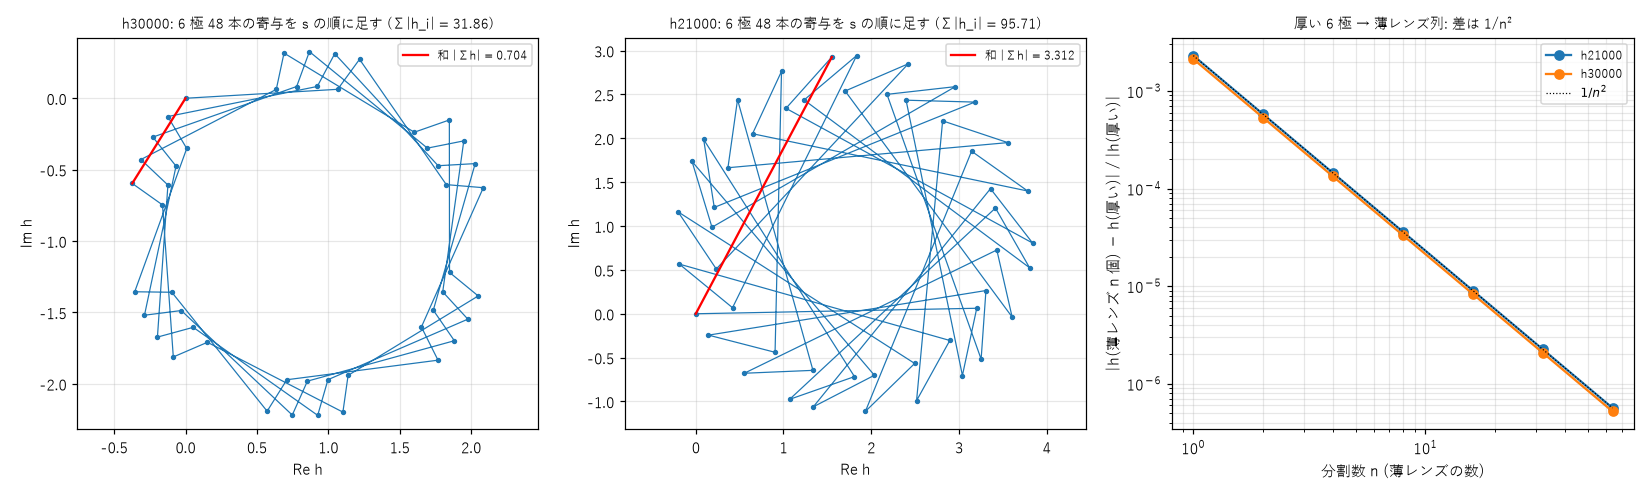

Generate this figure with Python:
# -*- coding: utf-8 -*-
"""入門 §4: 共鳴駆動項 h の「6 極 1 本ずつの寄与の和」と、厚い 6 極 → 薄いレンズの極限。FODO リング (3 GeV、105.6 m、SF・SD の K2L = 4, −6、各 48 本)。
  左: h30000 (3νx の共鳴) と h21000 (νx の共鳴) の 6 極ごとの寄与 (複素数) を s の順に足したときの軌跡 (複素平面)。6 極の位置の位相 e^{3iμx} が回るので、
      個々の寄与の大きさの和 Σ|h_i| に比べて、和 |Σ h_i| はずっと小さい (位相が回って打ち消す)。
  右: 厚い 6 極 (L = 0.2 m) の解析式 (厳密) と、6 極を n 個の薄レンズに分けた列 (n = 1 … 64) の h21000・h30000 の差。n を 2 倍にすると差は 1/4。
  (薄い 6 極の式との照合は ADTS_summary_rdt_check.py)
使い方 (リポジトリ直下から): py -3.12 example/v2_3/primer_rdt.py   出力: primer_rdt.png、標準出力
"""
import math
import numpy as np
import primer_common as C
plt = C.setup_plot()
from pysad import resdrive as R

lat, rows, tw, nu, circ = C.fodo()
r = R.resonance_terms(lat, terms=['h21000', 'h30000', 'h10110', 'h10020', 'h10200'], method='analytic', bend_cubic=False)      # 6 極だけ (R4 以後の既定は偏向磁石の項つき)
print('FODO リング (3 GeV、105.6 m)、νx = %.6f、νy = %.6f、位相の基準 = リング先頭、厚い解析式' % nu)
print('3νx = %.6f、νx = %.6f、νx − 2νy = %.6f、νx + 2νy = %.6f' % (3 * nu[0], nu[0], nu[0] - 2 * nu[1], nu[0] + 2 * nu[1]))
idx = [i for i, nm in enumerate(r.elem_names) if nm in ('SF', 'SD')]
print('6 極の数 = %d' % len(idx))
fig, axs = plt.subplots(1, 3, figsize=(15, 4.5))
for a, term in zip(axs[:2], ('h30000', 'h21000')):
    col = r.names.index(term)
    per = r.per_element[idx, col]
    order = np.argsort(np.array(r.elem_s)[idx])
    path = np.r_[0, np.cumsum(per[order])]
    print('%s: Σ|h_i| = %.4f、|Σ h_i| = %.4f、Σ h_i = %.6f%+.6fi (total = %.6f%+.6fi)' % (
        term, np.abs(per).sum(), abs(per.sum()), per.sum().real, per.sum().imag, r.total[term].real, r.total[term].imag))
    a.plot(path.real, path.imag, '-o', ms=2.5, lw=0.8)
    a.plot([0, path[-1].real], [0, path[-1].imag], 'r-', lw=1.5, label='和 |Σh| = %.3f' % abs(per.sum()))
    a.set_aspect('equal', adjustable='datalim')
    a.set_title('%s: 6 極 %d 本の寄与を s の順に足す (Σ|h_i| = %.2f)' % (term, len(idx), np.abs(per).sum()), fontsize=9)
    a.set_xlabel('Re h'); a.set_ylabel('Im h'); a.legend(fontsize=8); a.grid(alpha=0.3)
# 厚い → 薄い
ref = R.resonance_terms(lat, terms=['h21000', 'h30000'], method='analytic', bend_cubic=False)
a = axs[2]
ns = [1, 2, 4, 8, 16, 32, 64]
err = {t: [] for t in ('h21000', 'h30000')}
for n in ns:
    th = R.slice_thin(lat, n)
    rt = R.resonance_terms(th, terms=['h21000', 'h30000'], method='analytic', bend_cubic=False)
    for t in err:
        err[t].append(abs(rt.total[t] - ref.total[t]) / abs(ref.total[t]))
print('厚い 6 極 (L = 0.2 m) と n 分割の薄レンズ列の |Δh|/|h|:')
print('n      ' + '  '.join('%10d' % n for n in ns))
for t in err:
    print('%s ' % t + '  '.join('%10.3e' % e for e in err[t]))
    print('   比 (n → 2n): ' + '  '.join('%6.2f' % (err[t][i] / err[t][i + 1]) for i in range(len(ns) - 1)))
    a.loglog(ns, err[t], 'o-', label=t)
a.loglog(ns, err['h21000'][0] / np.array(ns) ** 2, 'k:', lw=0.8, label=r'$1/n^2$')
a.set_xlabel('分割数 n (薄レンズの数)'); a.set_ylabel('|h(薄レンズ n 個) − h(厚い)| / |h(厚い)|')
a.set_title('厚い 6 極 → 薄レンズ列: 差は 1/n²', fontsize=9)
a.legend(fontsize=8); a.grid(alpha=0.3, which='both')
fig.tight_layout()
fig.savefig(C.os.path.join(C.HERE, 'primer_rdt.png'), dpi=110)
